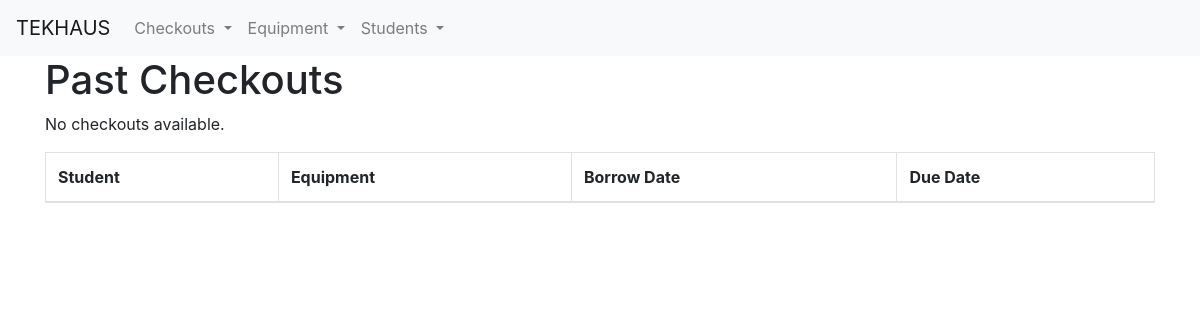
Page /checkouts/past/ on the earlier database version.
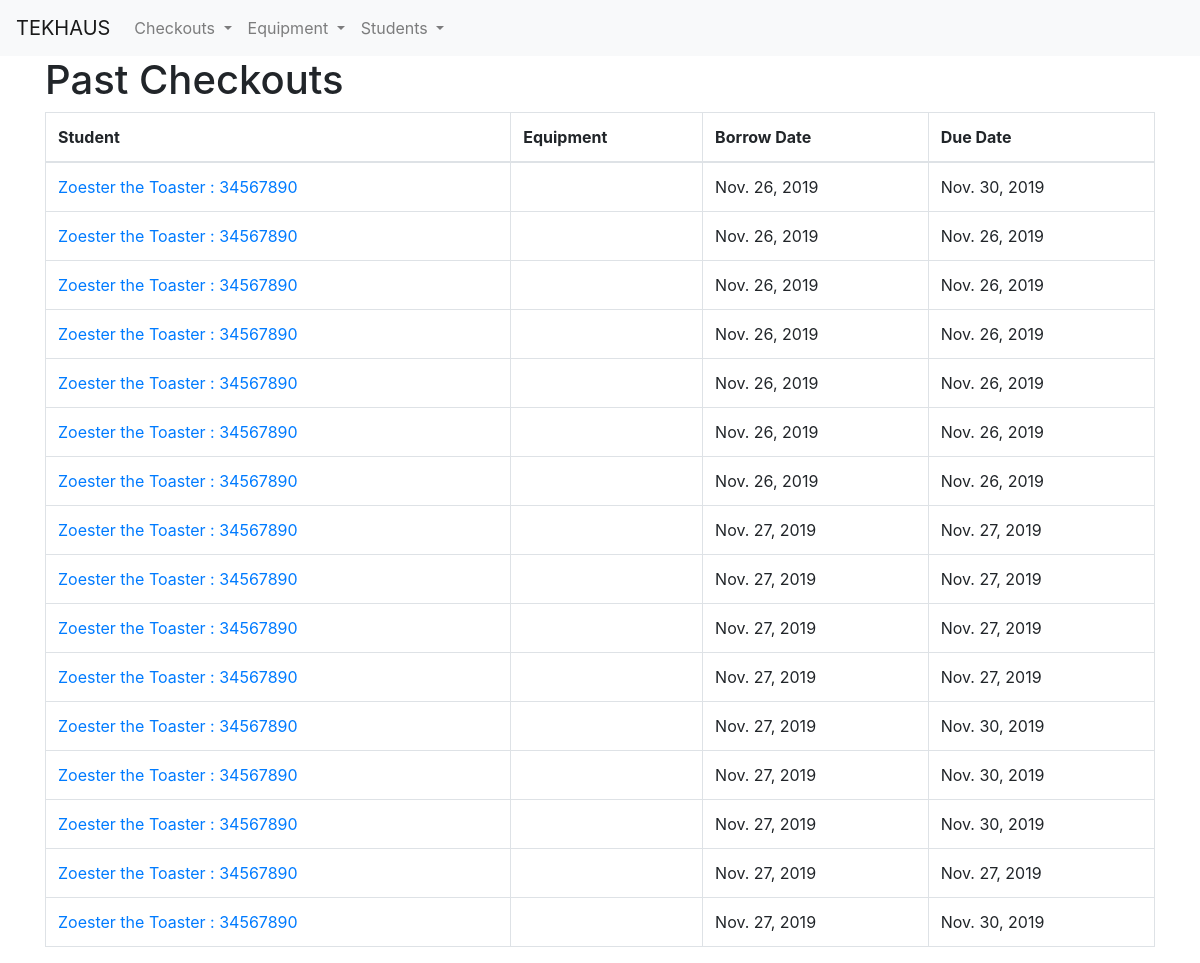
Same page on the later database version.
### checkouts/models.py (models this page shows)
class Checkout(models.Model):
    student = models.ForeignKey(Student, on_delete=models.CASCADE)
    cameras = models.ManyToManyField(
        'Equipment',
        limit_choices_to={'category': 'camera'},
        related_name='cameras',
        blank=True)
    lights = models.ManyToManyField(
        'Equipment',
        limit_choices_to={'category': 'light'},
        related_name='lights',
        blank=True)
    computers = models.ManyToManyField(
        'Equipment',
        limit_choices_to={'category': 'computer'},
        related_name='computers',
        blank=True)
    projectors = models.ManyToManyField(
        'Equipment',
        limit_choices_to={'category': 'projector'},
        related_name='projectors',
        blank=True)
    audio = models.ManyToManyField(
        'Equipment',
        limit_choices_to={'category': 'audio'},
        related_name='audio',
        blank=True)
    misc = models.ManyToManyField(
        'Equipment',
        limit_choices_to={'category': 'misc'},
        related_name='miscellaneous',
        blank=True)
    borrow_date = models.DateField(null=False, blank=False, default=datetime.today, verbose_name='Date Borrowed')
    due_date = models.DateField(null=False, blank=False, default=datetime.today, verbose_name='Due Date')
    completed = models.BooleanField(default=False)

class Student(models.Model):
    school_id = models.IntegerField(verbose_name='School ID')
    first_name = models.CharField(max_length=100)
    last_name = models.CharField(max_length=100)
    grad_year = models.IntegerField(verbose_name='Expected Graduation Year')
    current_equipment = models.ManyToManyField('Equipment', related_name='current_equipment', blank=True)
    past_equipment = models.ManyToManyField('Equipment', related_name='past_equipment', blank=True)
    def __str__(self):
        return "{} {} : {}".format(self.first_name, self.last_name, self.school_id)
    class Meta:
        verbose_name = 'Student'
        verbose_name_plural = 'Students'

### checkouts/views.py (the view)
# urls.py: path('checkouts/past/', views.past_checkouts, name='past_checkouts'),
def past_checkouts(request):
    past_checkouts = Checkout.objects.filter(completed=True)
    template = loader.get_template('checkouts/past-checkouts.html')
    context = {
        'past_checkouts': past_checkouts,
    }
    return HttpResponse(template.render(context, request))

### checkouts/templates/checkouts/past-checkouts.html (shortened to what this page needs)
{% extends 'checkouts/base.html' %}
{% block content %}
    <h1>Past Checkouts</h1>
    <table class="table table-bordered">
        <thead>
            <tr>
                <th>Student</th>
                <th>Equipment</th>
                <th>Borrow Date</th>
                <th>Due Date</th>
            </tr>
        </thead>
        <tbody>
            {% if past_checkouts %}
                {% for checkout in past_checkouts %}
                    <tr>
                        <td>
                            <a href="{% url 'student_detail' checkout.student.school_id %}">{{ checkout.student }}</a>
                        </td>
                        <td>
                        </td>
                        <td>{{ checkout.borrow_date }}</td>
                        <td>{{ checkout.due_date }}</td>
                    </tr>
                {% endfor %}
            {% else %}
                <p>No checkouts available.</p>
            {% endif %}
        </tbody>
    </table>
{% endblock %}

Differences in the rows shown:
added Checkout: student "Zoester the Toaster : 34567890", borrow_date "Nov. 26, 2019", due_date "Nov. 30, 2019"
added Checkout: student "Zoester the Toaster : 34567890", borrow_date "Nov. 26, 2019", due_date "Nov. 26, 2019"
added Checkout: student "Zoester the Toaster : 34567890", borrow_date "Nov. 26, 2019", due_date "Nov. 26, 2019"
added Checkout: student "Zoester the Toaster : 34567890", borrow_date "Nov. 26, 2019", due_date "Nov. 26, 2019"
added Checkout: student "Zoester the Toaster : 34567890", borrow_date "Nov. 26, 2019", due_date "Nov. 26, 2019"
added Checkout: student "Zoester the Toaster : 34567890", borrow_date "Nov. 26, 2019", due_date "Nov. 26, 2019"
added Checkout: student "Zoester the Toaster : 34567890", borrow_date "Nov. 26, 2019", due_date "Nov. 26, 2019"
added Checkout: student "Zoester the Toaster : 34567890", borrow_date "Nov. 27, 2019", due_date "Nov. 27, 2019"
added Checkout: student "Zoester the Toaster : 34567890", borrow_date "Nov. 27, 2019", due_date "Nov. 27, 2019"
added Checkout: student "Zoester the Toaster : 34567890", borrow_date "Nov. 27, 2019", due_date "Nov. 27, 2019"
added Checkout: student "Zoester the Toaster : 34567890", borrow_date "Nov. 27, 2019", due_date "Nov. 27, 2019"
added Checkout: student "Zoester the Toaster : 34567890", borrow_date "Nov. 27, 2019", due_date "Nov. 30, 2019"
added Checkout: student "Zoester the Toaster : 34567890", borrow_date "Nov. 27, 2019", due_date "Nov. 30, 2019"
added Checkout: student "Zoester the Toaster : 34567890", borrow_date "Nov. 27, 2019", due_date "Nov. 30, 2019"
added Checkout: student "Zoester the Toaster : 34567890", borrow_date "Nov. 27, 2019", due_date "Nov. 27, 2019"
added Checkout: student "Zoester the Toaster : 34567890", borrow_date "Nov. 27, 2019", due_date "Nov. 30, 2019"
Other differences:
text no longer shown: "No checkouts available."
